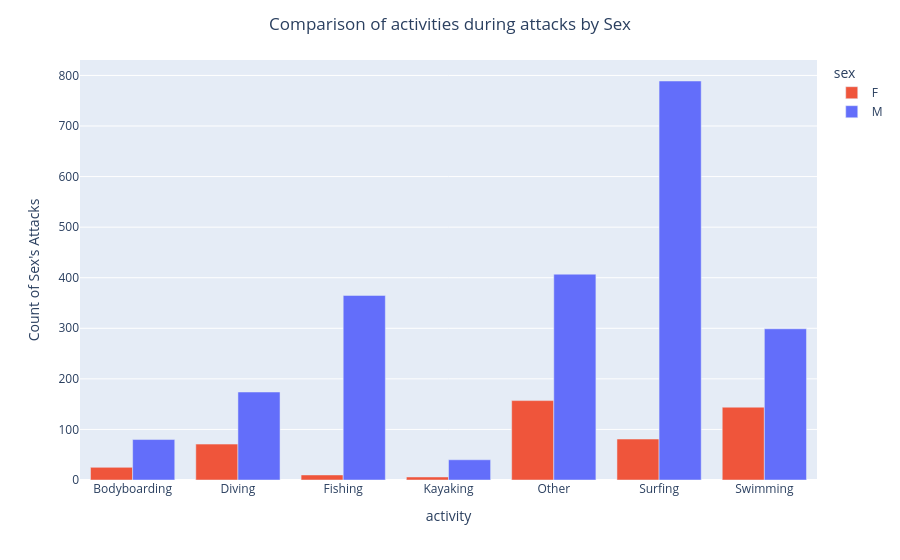

Write notebook code for a chart like this one.
### Code cell
def fig_activity_by_sex():
    g = activity_vic
    fig = px.bar(g, x="activity", y="count", color="sex", barmode="group",
                 hover_data={"count": True, "count": ":.1f"})
    fig.update_xaxes(title_text="activity")
    fig.update_yaxes(title_text="Count of Sex's Attacks")
    fig.update_layout(title=dict(text="Comparison of activities during attacks by Sex", x=0.5))
    return fig


fig_activity_by_sex()

### Figure 1 — Plotly figure (JSON) as saved in the notebook; plotly's stock layout.template omitted (floating-point values rounded to 4 significant figures)
{"data": [{"alignmentgroup": "True", "hovertemplate": "sex=F<br>activity=%{x}<br>count=%{y:.1f}<extra></extra>", "legendgroup": "F", "marker": {"color": "#EF553B", "pattern": {"shape": ""}}, "name": "F", "offsetgroup": "F", "orientation": "v", "showlegend": true, "textposition": "auto", "type": "bar", "x": ["Bodyboarding", "Diving", "Fishing", "Kayaking", "Other", "Surfing", "Swimming"], "xaxis": "x", "y": [25, 71, 10, 6, 157, 81, 144], "yaxis": "y"}, {"alignmentgroup": "True", "hovertemplate": "sex=M<br>activity=%{x}<br>count=%{y:.1f}<extra></extra>", "legendgroup": "M", "marker": {"color": "#636EFA", "pattern": {"shape": ""}}, "name": "M", "offsetgroup": "M", "orientation": "v", "showlegend": true, "textposition": "auto", "type": "bar", "x": ["Bodyboarding", "Diving", "Fishing", "Kayaking", "Other", "Surfing", "Swimming"], "xaxis": "x", "y": [80, 174, 365, 40, 407, 789, 299], "yaxis": "y"}], "layout": {"barmode": "group", "legend": {"title": {"text": "sex"}, "tracegroupgap": 0}, "margin": {"t": 60}, "title": {"text": "Comparison of activities during attacks by Sex", "x": 0.5}, "xaxis": {"anchor": "y", "domain": [0, 1], "title": {"text": "activity"}}, "yaxis": {"anchor": "x", "domain": [0, 1], "title": {"text": "Count of Sex's Attacks"}}}}
